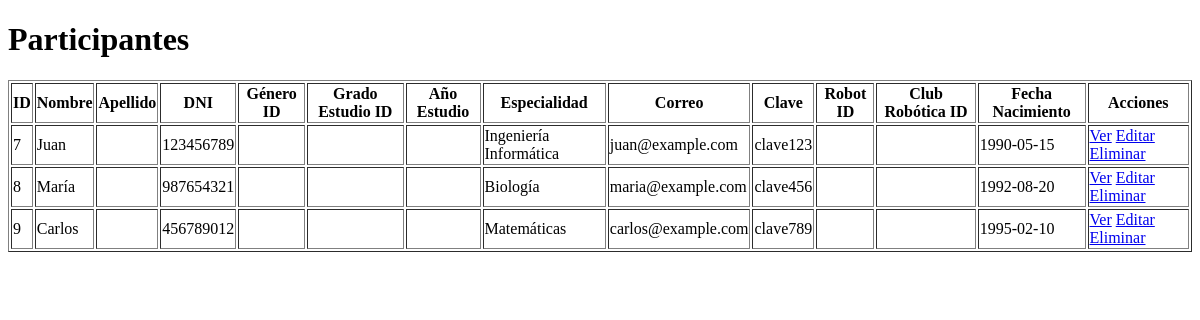
/Versión_1/Diseño/ParticipanteView.php, run on an earlier commit of the app's database.
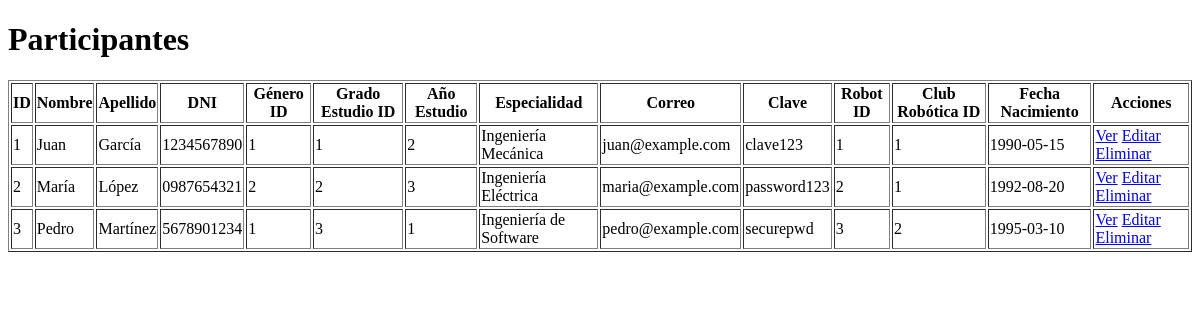
And on a later commit of the database.
### tables this page shows
CREATE TABLE `participantes` (
  `id` int(11) NOT NULL,
  `nombre` varchar(50) DEFAULT NULL,
  `apellido` varchar(50) DEFAULT NULL,
  `dni` varchar(10) DEFAULT NULL,
  `participante_genero_id` int(11) DEFAULT NULL,
  `grado_estudio_id` int(11) DEFAULT NULL,
  `año_estudio` int(11) DEFAULT NULL,
  `especialidad` varchar(50) DEFAULT NULL,
  `correo` varchar(100) DEFAULT NULL,
  `clave` varchar(50) DEFAULT NULL,
  `fecha_de_actualizacion` timestamp NOT NULL DEFAULT current_timestamp() ON UPDATE current_timestamp(),
  `robot_id` int(11) DEFAULT NULL,
  `club_robotica_id` int(11) DEFAULT NULL,
  `fecha_nacimiento` date DEFAULT NULL
);

### Versión_1/Diseño/ParticipanteController.php (called while the page is built, shortened)
<?php
require_once 'ParticipanteModel.php';
class ParticipanteController {
    private $model;
    public function __construct($db) {
        $this->model = new ParticipanteModel($db);
    }
    public function getAllParticipantes() {
        return $this->model->getAllParticipantes();
    }
}
?>

### Versión_1/Diseño/ParticipanteModel.php (called while the page is built, shortened)
<?php
class ParticipanteModel {
    private $conn;
    public function __construct($db) {
        $this->conn = $db;
    }
    public function getAllParticipantes() {
        $query = "SELECT * FROM participantes";
        $stmt = $this->conn->prepare($query);
        $stmt->execute();
        return $stmt;
    }
}
?>

### Versión_1/Diseño/ParticipanteView.php (the view, shortened to what this page needs)
<?php
require_once 'ParticipanteController.php';
$db = new PDO('mysql:host=localhost;dbname=datosks', 'root', '');
$controller = new ParticipanteController($db);
$participantes = $controller->getAllParticipantes();
?>
<!DOCTYPE html>
<html lang="en">
<head>
</head>
<body>
    <h1>Participantes</h1>
    <table border="1">
        <tr>
            <th>ID</th>
            <th>Nombre</th>
            <th>Apellido</th>
            <th>DNI</th>
            <th>Género ID</th>
            <th>Grado Estudio ID</th>
            <th>Año Estudio</th>
            <th>Especialidad</th>
            <th>Correo</th>
            <th>Clave</th>
            <th>Robot ID</th>
            <th>Club Robótica ID</th>
            <th>Fecha Nacimiento</th>
            <th>Acciones</th>
        </tr>
        <?php while ($participante = $participantes->fetch(PDO::FETCH_ASSOC)) : ?>
            <tr>
                <td><?php echo $participante['id']; ?></td>
                <td><?php echo $participante['nombre']; ?></td>
                <td><?php echo $participante['apellido']; ?></td>
                <td><?php echo $participante['dni']; ?></td>
                <td><?php echo $participante['participante_genero_id']; ?></td>
                <td><?php echo $participante['grado_estudio_id']; ?></td>
                <td><?php echo $participante['año_estudio']; ?></td>
                <td><?php echo $participante['especialidad']; ?></td>
                <td><?php echo $participante['correo']; ?></td>
                <td><?php echo $participante['clave']; ?></td>
                <td><?php echo $participante['robot_id']; ?></td>
                <td><?php echo $participante['club_robotica_id']; ?></td>
                <td><?php echo $participante['fecha_nacimiento']; ?></td>
                <td>
                    <a href="verparticipante.php?id=<?php echo $participante['id']; ?>">Ver</a>
                    <a href="editarparticipante.php?id=<?php echo $participante['id']; ?>">Editar</a>
                    <a href="eliminarparticipante.php?id=<?php echo $participante['id']; ?>">Eliminar</a>
                </td>
            </tr>
        <?php endwhile; ?>
    </table>
</body>
</html>

What changed in the data, as far as the page shows it:
removed participantes: id "7", nombre "Juan", dni "123456789", especialidad "Ingeniería Informática", correo "juan@example.com", clave "clave123", fecha_nacimiento "1990-05-15"
removed participantes: id "8", nombre "María", dni "987654321", especialidad "Biología", correo "maria@example.com", clave "clave456", fecha_nacimiento "1992-08-20"
removed participantes: id "9", nombre "Carlos", dni "456789012", especialidad "Matemáticas", correo "carlos@example.com", clave "clave789", fecha_nacimiento "1995-02-10"
added participantes: id "1", nombre "Juan", apellido "García", dni "1234567890", participante_genero "1", grado_estudio "1", año_estudio "2", especialidad "Ingeniería Mecánica", correo "juan@example.com", clave "clave123", robot "1", club_robotica "1", fecha_nacimiento "1990-05-15"
added participantes: id "2", nombre "María", apellido "López", dni "0987654321", participante_genero "2", grado_estudio "2", año_estudio "3", especialidad "Ingeniería Eléctrica", correo "maria@example.com", clave "password123", robot "2", club_robotica "1", fecha_nacimiento "1992-08-20"
added participantes: id "3", nombre "Pedro", apellido "Martínez", dni "5678901234", participante_genero "1", grado_estudio "3", año_estudio "1", especialidad "Ingeniería de Software", correo "pedro@example.com", clave "securepwd", robot "3", club_robotica "2", fecha_nacimiento "1995-03-10"
